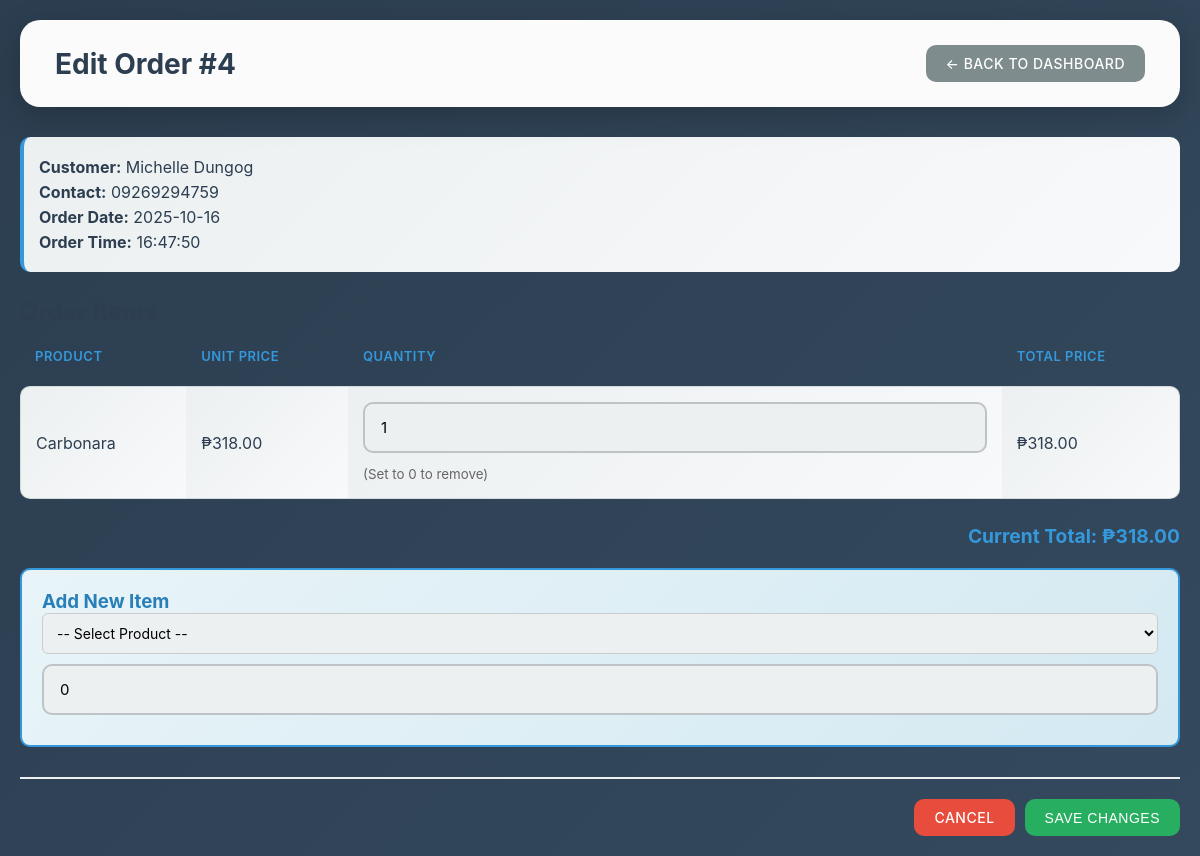
Page /staff_edit_order.php?id=4 (signed in) on the committed database.
### tables this page shows
CREATE TABLE `orders` (
  `order_id` int(11) NOT NULL,
  `customer_id` int(11) NOT NULL,
  `order_date` date NOT NULL,
  `order_time` time NOT NULL,
  `total_amount` decimal(10,2) DEFAULT NULL
);

CREATE TABLE `customer` (
  `customer_id` int(11) NOT NULL,
  `first_name` varchar(50) NOT NULL,
  `middle_name` varchar(50) NOT NULL,
  `last_name` varchar(50) NOT NULL,
  `username` varchar(50) NOT NULL,
  `password` varchar(50) NOT NULL,
  `email` varchar(100) DEFAULT NULL,
  `phone_number` varchar(20) DEFAULT NULL,
  `address` text DEFAULT NULL
);

CREATE TABLE `order_item` (
  `order_item_id` int(11) NOT NULL,
  `order_id` int(11) NOT NULL,
  `product_id` int(11) NOT NULL,
  `quantity` int(11) NOT NULL,
  `total_price` decimal(10,2) NOT NULL
);

CREATE TABLE `product` (
  `product_id` int(11) NOT NULL,
  `category_id` int(11) NOT NULL,
  `product_name` varchar(100) NOT NULL,
  `description` text DEFAULT NULL,
  `price` decimal(10,2) NOT NULL,
  `stock_quantity` int(11) DEFAULT 0,
  `image` varchar(255) DEFAULT NULL
);

### staff_edit_order.php (the view, shortened to what this page needs)
<?php
include 'database.php';
$order_id = isset($_GET['id']) ? intval($_GET['id']) : 0;
$order_stmt = $conn->prepare("
  SELECT o.*, c.first_name, c.last_name, c.phone_number
  FROM `orders` o
  LEFT JOIN `customer` c ON o.customer_id = c.customer_id
  WHERE o.order_id = ?
");
$order_stmt->bind_param("i", $order_id);
$order_stmt->execute();
$order_result = $order_stmt->get_result();
$order = $order_result->fetch_assoc();
$items_stmt = $conn->prepare("
  SELECT oi.*, p.product_name, p.price
  FROM order_item oi
  LEFT JOIN product p ON oi.product_id = p.product_id
  WHERE oi.order_id = ?
");
$items_stmt->bind_param("i", $order_id);
$items_stmt->execute();
$items_result = $items_stmt->get_result();
?>
<!DOCTYPE html>
<html lang="en">
<head>
  <link rel="stylesheet" href="staff_style.css">
</head>
<body>
  <div class="container">
    <div class="header">
      <h1>Edit Order #<?= htmlspecialchars($order_id) ?></h1>
      <a href="staff.php" class="btn">← Back to Dashboard</a>
    </div>
    <div class="order-info">
      <p><strong>Customer:</strong> <?= htmlspecialchars($order['first_name'] . ' ' . $order['last_name']) ?></p>
      <p><strong>Contact:</strong> <?= htmlspecialchars($order['phone_number']) ?></p>
      <p><strong>Order Date:</strong> <?= htmlspecialchars($order['order_date']) ?></p>
      <p><strong>Order Time:</strong> <?= htmlspecialchars($order['order_time']) ?></p>
    </div>
    <form method="POST">
      <h2>Order Items</h2>
      <table>
        <tr>
          <th>Product</th>
          <th>Unit Price</th>
          <th>Quantity</th>
          <th>Total Price</th>
        </tr>
        <?php
        $calculated_total = 0;
        while ($item = $items_result->fetch_assoc()):
          $calculated_total += $item['total_price'];
        ?>
          <tr>
            <td><?= htmlspecialchars($item['product_name']) ?></td>
            <td>₱<?= number_format($item['price'], 2) ?></td>
            <td>
              <input type="number" name="order_items[<?= $item['order_item_id'] ?>][quantity]" value="<?= $item['quantity'] ?>" min="0" required>
              <small style="color: #666;">(Set to 0 to remove)</small>
            </td>
            <td>₱<?= number_format($item['total_price'], 2) ?></td>
          </tr>
        <?php endwhile; ?>
      </table>
      <div class="total">
        Current Total: ₱<?= number_format($calculated_total, 2) ?>
      </div>
      <div class="add-item">
        <h3>Add New Item</h3>
        <select name="new_product">
          <option value="0">-- Select Product --</option>
        </select>
        <input type="number" name="new_quantity" placeholder="Quantity" min="0" value="0">
      </div>
      <div class="form-actions">
        <a href="staff.php" class="btn btn-danger">Cancel</a>
        <button type="submit" class="btn btn-success">Save Changes</button>
      </div>
    </form>
  </div>
</body>
</html>

### staff_style.css (style rules this page uses)
* { margin: 0; padding: 0; box-sizing: border-box; }
body { font-family: 'Inter', 'Segoe UI', Tahoma, Geneva, Verdana, sans-serif; background: linear-gradient(135deg, #2c3e50 0%, #34495e 100%); min-height: 100vh; color: #2c3e50; }
input[type="text"], input[type="password"], input[type="email"], input[type="number"], select, textarea { width: 100%; padding: 14px 16px; border: 2px solid #bdc3c7; border-radius: 10px; font-size: 15px; transition: all 0.3s ease; font-family: 'Inter', 'Segoe UI', sans-serif; background: #ecf0f1; margin-bottom: 10px; }
input::placeholder, textarea::placeholder { color: #95a5a6; }
button, .btn { background: linear-gradient(135deg, #3498db 0%, #2980b9 100%); color: white; padding: 15px 24px; border: none; border-radius: 10px; font-size: 16px; font-weight: 600; cursor: pointer; transition: all 0.3s ease; text-transform: uppercase; letter-spacing: 0.5px; text-decoration: none; display: inline-block; text-align: center; }
a { color: #3498db; text-decoration: none; font-weight: 600; transition: color 0.3s ease; }
.container { max-width: 1400px; margin: 0 auto; padding: 20px; }
.header-bar, .header { background: rgba(255, 255, 255, 0.98); backdrop-filter: blur(10px); padding: 25px 35px; border-radius: 20px; display: flex; justify-content: space-between; align-items: center; margin-bottom: 30px; box-shadow: 0 8px 32px rgba(0, 0, 0, 0.2); }
.header h1, .header-bar h1 { font-size: 28px; color: #2c3e50; font-weight: 700; }
.btn { padding: 10px 20px; background: #7f8c8d; color: white; border: none; border-radius: 10px; text-decoration: none; cursor: pointer; font-weight: 500; transition: all 0.3s ease; display: inline-block; font-size: 14px; }
.btn-success { background: #27ae60; }
.btn-danger, .cancel-btn { background: #e74c3c; }
table { width: 100%; border-collapse: separate; border-spacing: 0 10px; }
th { padding: 12px 15px; text-align: left; font-weight: 600; font-size: 13px; color: #3498db; text-transform: uppercase; letter-spacing: 0.5px; background: transparent; }
td { padding: 15px; background: linear-gradient(135deg, #ecf0f1 0%, #f8f9fa 100%); border-top: 1px solid #d5dbdb; border-bottom: 1px solid #d5dbdb; color: #2c3e50; }
td:first-child { border-left: 1px solid #d5dbdb; border-radius: 10px 0 0 10px; }
td:last-child { border-right: 1px solid #d5dbdb; border-radius: 0 10px 10px 0; }
.order-info { background: linear-gradient(135deg, #ecf0f1 0%, #f8f9fa 100%); padding: 15px; border-radius: 10px; margin-bottom: 25px; border-left: 4px solid #3498db; }
.order-info p { margin: 5px 0; color: #2c3e50; }
.total { font-size: 1.2em; font-weight: bold; text-align: right; margin-top: 15px; color: #3498db; }
.add-item { background: linear-gradient(135deg, #e8f4f8 0%, #d4e9f2 100%); padding: 20px; border-radius: 10px; margin-top: 20px; border: 2px solid #3498db; }
.add-item h3 { margin-top: 0; color: #2980b9; }
.form-actions { display: flex; gap: 10px; justify-content: flex-end; margin-top: 30px; padding-top: 20px; border-top: 2px solid #ecf0f1; }
.product-container input, textarea, select { width: 100%; padding: 10px; border: 1px solid #ccc; border-radius: 6px; font-size: 14px; box-sizing: border-box; }

### rows in the picture
orders: customer.last_name "Michelle Dungog", customer.phone_number "09269294759", order_date "2025-10-16", order_time "16:47:50"
order_item: product.product_name "Carbonara", product.price "318.00", quantity "1", total_price "318.00"

### other values in the picture
$order_id "4"
$calculated_total "318.00"
